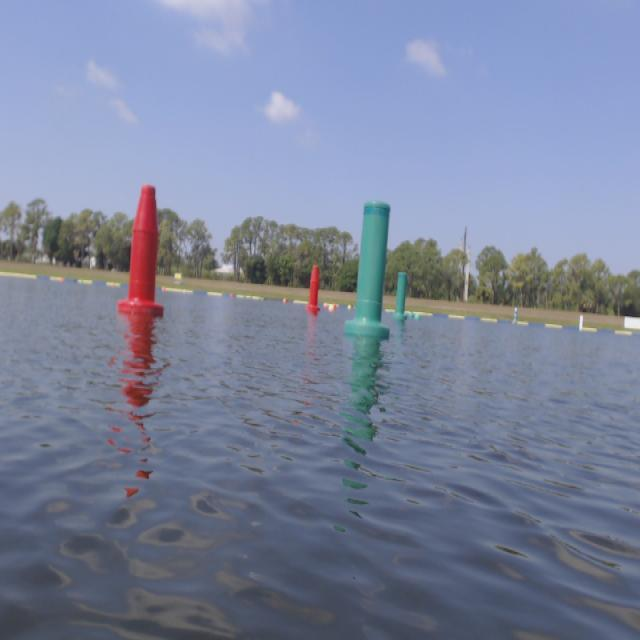
#> input picture URECA Code/Image_Sampling/Test1.jpg, 640 x 640 px
$ python horizon_mask.py   (older library calls are emulated)
#> lines starting #> are read from the running program, lines starting #| are printed output that depends on the picture
import cv2
import numpy as np
import matplotlib.pyplot as plt
import os

def test_preprocessing_filters(image_path):
#> called with image_path = 'URECA Code/Image_Sampling/Test1.jpg'
    image = cv2.imread(image_path)
#> image is the input picture: shape (640, 640, 3); mean B, G, R 156.1, 131.8, 122.5
    if image is None:
        print("Error: Image not found!")
        return

    # gray = cv2.cvtColor(image, cv2.COLOR_BGR2GRAY)

    # --- ACTION 1: ZERO-ORDER DERIVATIVE (Gaussian) ---
    blurred = cv2.GaussianBlur(image, (3,9), 0)
    blurred = cv2.cvtColor(blurred, cv2.COLOR_BGR2RGB)
    # --- ACTION 2: FIRST-ORDER DERIVATIVES (Sobel) ---
    kernel_h = np.array([
        [ 1,  2,  1],
        [ 0,  0,  0],
        [-1, -2, -1]
    ], dtype=np.float32)

    kernel_v = np.array([
        [ 1,  0, -1],
        [ 2,  0, -2],
        [ 1,  0, -1]
    ], dtype=np.float32)

    # 1. Calculate them in PARALLEL on the blurred image
    sobel_horizontal = cv2.filter2D(blurred, cv2.CV_64F, kernel_h)
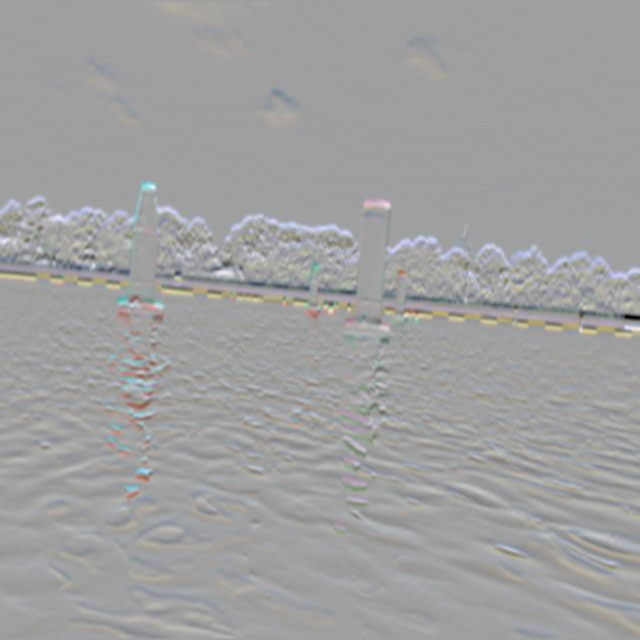
#> sobel_horizontal: shape (640, 640, 3) float64; mean R, G, B 0.9, 1.1, 1.5; drawn with min black and max white
    sobel_vertical = cv2.filter2D(blurred, cv2.CV_64F, kernel_v)
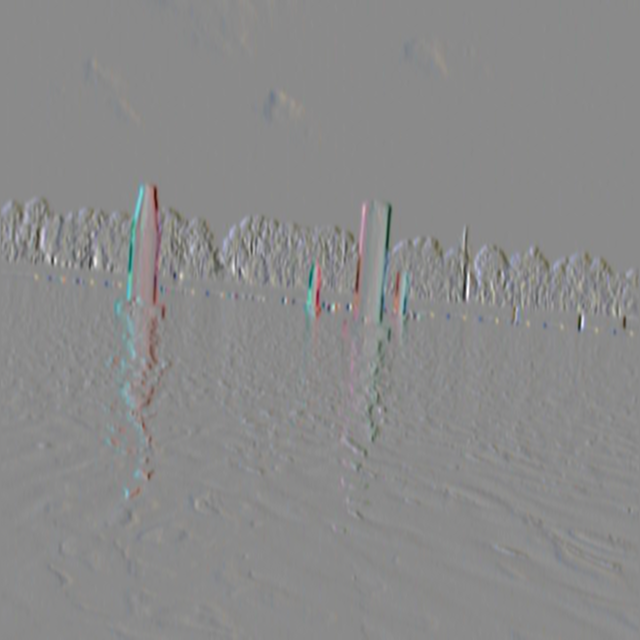
#> sobel_vertical: shape (640, 640, 3) float64; mean R, G, B 0, -0.1, -0.1; drawn with min black and max white

    # 2. Combine them using the L2 Norm (Pythagorean theorem)
    sobel_combined = cv2.magnitude(sobel_horizontal, sobel_vertical)
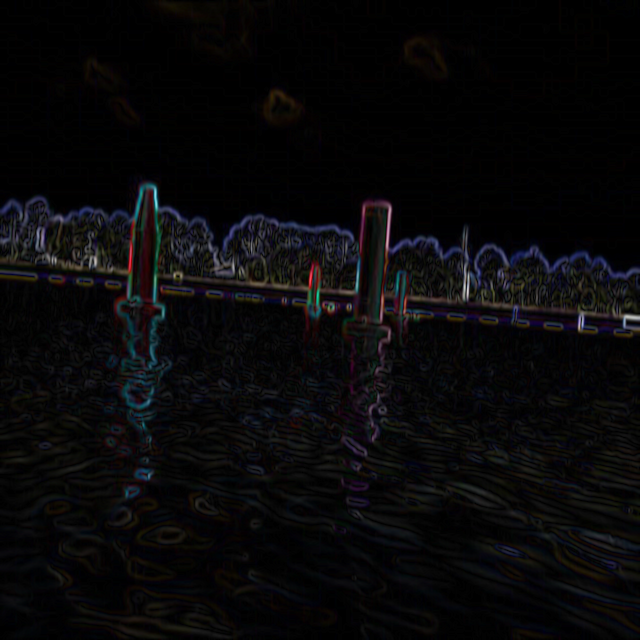
#> sobel_combined: shape (640, 640, 3) float64; mean R, G, B 14.3, 13.5, 15.2; drawn with min black and max white

    # Convert the mathematical outputs back to 8-bit visual images (0-255)
    visual_h = cv2.convertScaleAbs(sobel_horizontal)
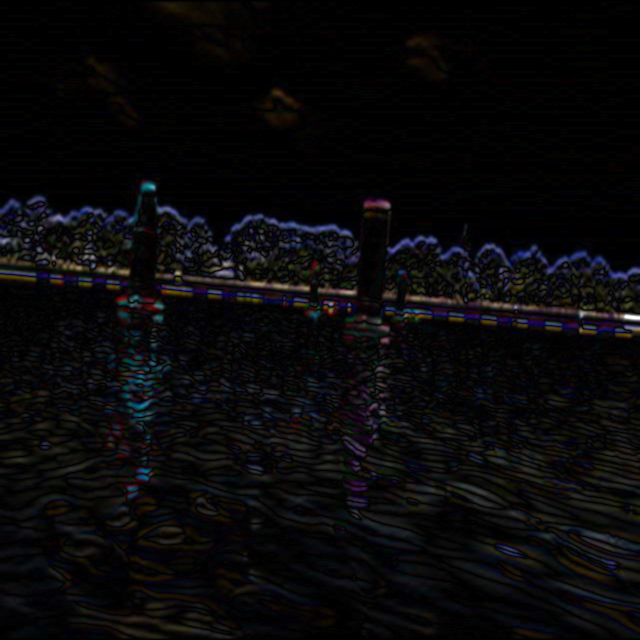
#> visual_h: shape (640, 640, 3); mean R, G, B 9.4, 8.8, 10.1
    visual_v = cv2.convertScaleAbs(sobel_vertical)
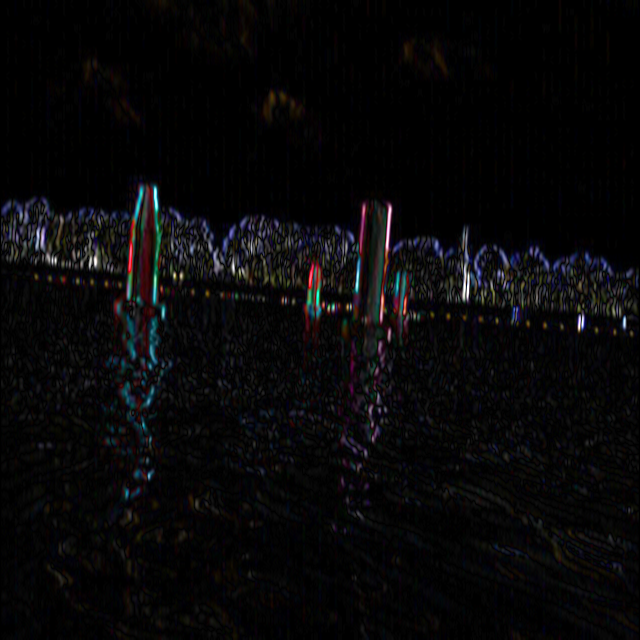
#> visual_v: shape (640, 640, 3); mean R, G, B 8.3, 7.8, 8.8
    visual_c = cv2.convertScaleAbs(sobel_combined)
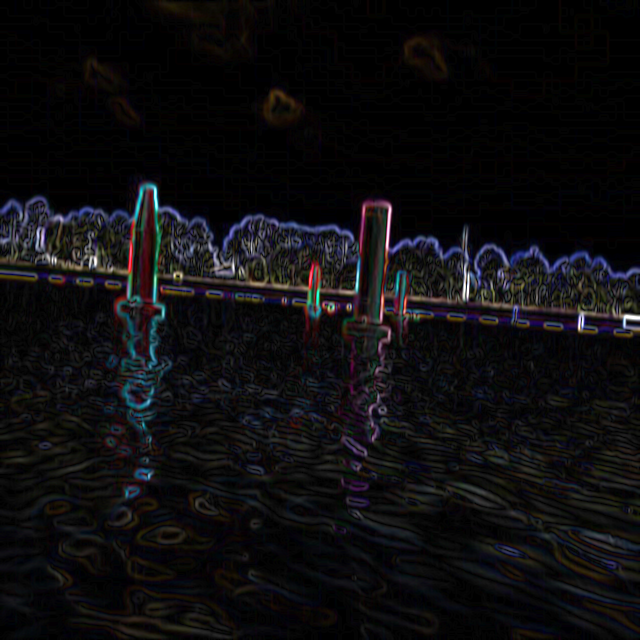
#> visual_c: shape (640, 640, 3); mean R, G, B 14.2, 13.4, 15.2

    # --- PLOT THE RESULTS ---
    fig, axes = plt.subplots(1, 5, figsize=(20, 5))

    axes[0].imshow(cv2.cvtColor(image, cv2.COLOR_BGR2RGB))
    axes[0].set_title('1. Original BGR')
    axes[0].axis('off')

    axes[1].imshow(blurred, cmap='gray')
    axes[1].set_title('2. Gaussian Blur')
    axes[1].axis('off')

    axes[2].imshow(visual_h, cmap='gray')
    axes[2].set_title('3. Horizontal Sobel')
    axes[2].axis('off')

    axes[3].imshow(visual_v, cmap='gray')
    axes[3].set_title('4. Vertical Sobel')
    axes[3].axis('off')

    axes[4].imshow(visual_c, cmap='gray') # FIXED: Plotted to axes[4]
    axes[4].set_title('5. L2 Norm (Unified Edges)')
    axes[4].axis('off')

    plt.tight_layout()
    plt.show()
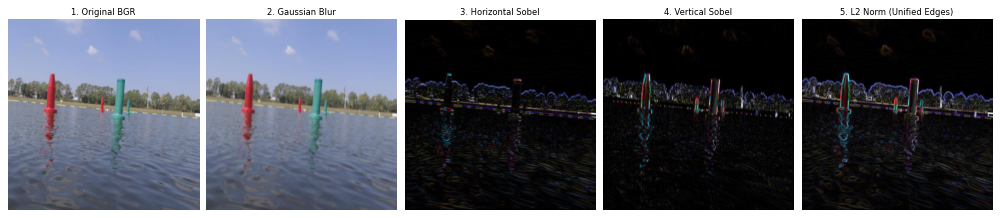
#> figure drawn by matplotlib, 5 panels

if __name__ == "__main__":
    test_image = os.path.join(os.getcwd(), "Test1.jpg")
    test_preprocessing_filters(test_image)

$ run again, with URECA Code/Image_Sampling/Test2.jpg copied over URECA Code/Image_Sampling/Test1.jpg
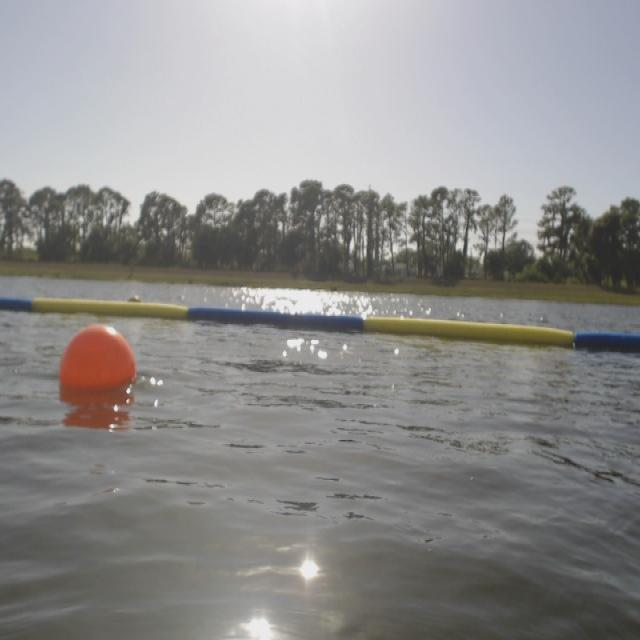
#> input picture URECA Code/Image_Sampling/Test2.jpg, 640 x 640 px
#> in test_preprocessing_filters, image is the input picture: shape (640, 640, 3); mean B, G, R 139.6, 140.7, 141.6
#> in test_preprocessing_filters, `sobel_vertical = cv2.filter2D(blurred, cv2.CV_64F, kernel_v)`:
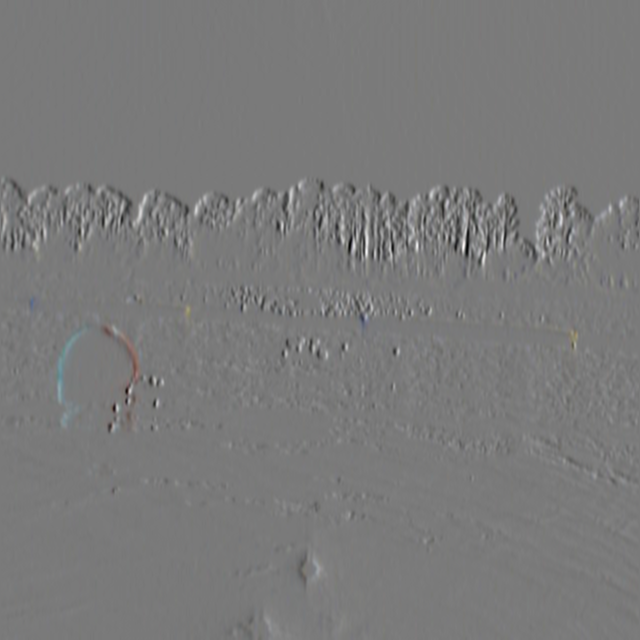
#> sobel_vertical: shape (640, 640, 3) float64; mean R, G, B 0.2, 0.2, 0.2; drawn with min black and max white
#> in test_preprocessing_filters, `visual_c = cv2.convertScaleAbs(sobel_combined)`:
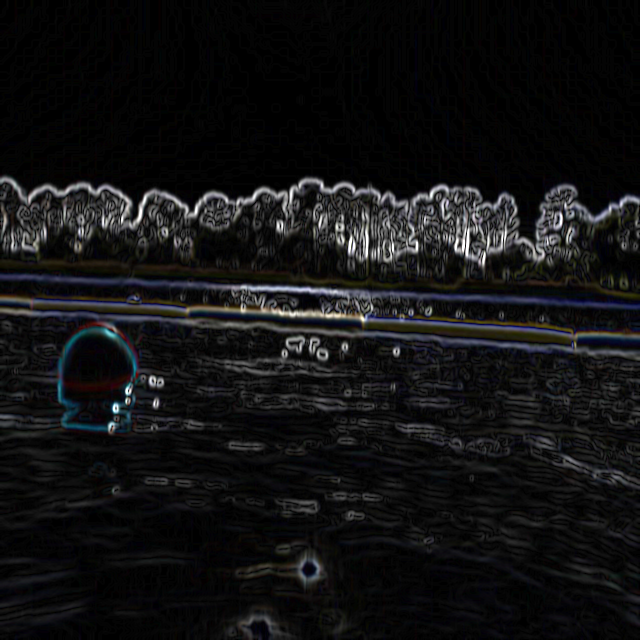
#> visual_c: shape (640, 640, 3); mean R, G, B 18.3, 18.4, 19.1

$ run again, with URECA Code/Image_Sampling/Test3.jpg copied over URECA Code/Image_Sampling/Test1.jpg
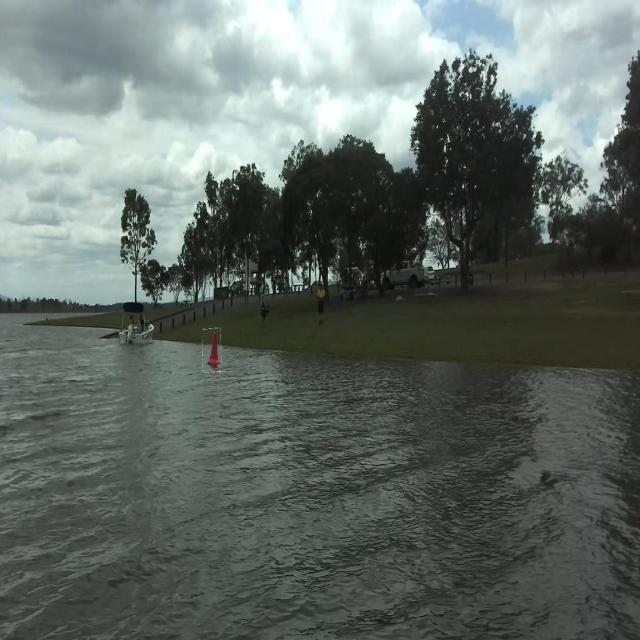
#> input picture URECA Code/Image_Sampling/Test3.jpg, 640 x 640 px
#> in test_preprocessing_filters, image is the input picture: shape (640, 640, 3); mean B, G, R 103.7, 107.7, 99.2
#> in test_preprocessing_filters, `sobel_vertical = cv2.filter2D(blurred, cv2.CV_64F, kernel_v)`:
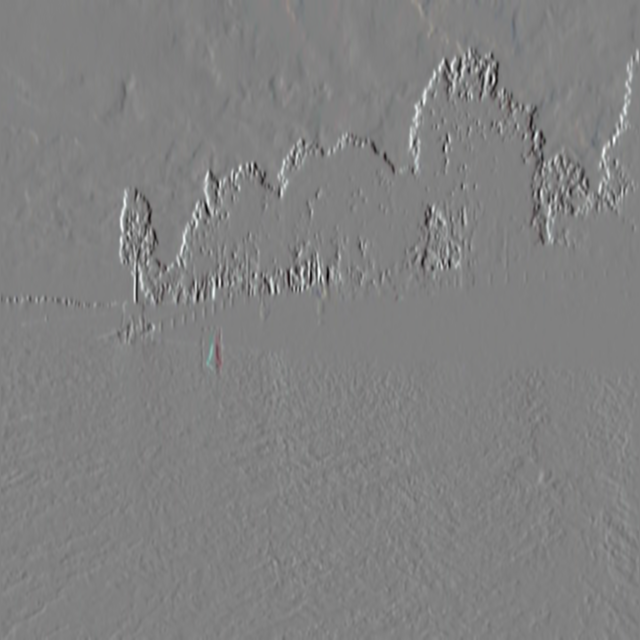
#> sobel_vertical: shape (640, 640, 3) float64; mean R, G, B 0.9, 1, 1; drawn with min black and max white
#> in test_preprocessing_filters, `visual_c = cv2.convertScaleAbs(sobel_combined)`:
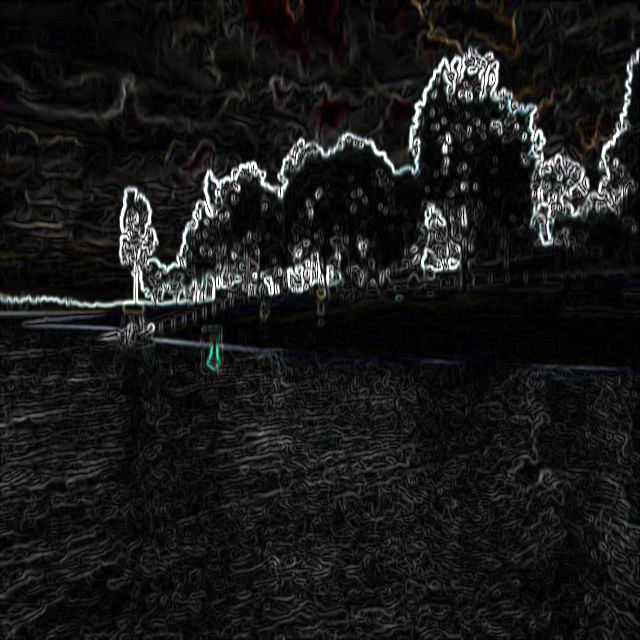
#> visual_c: shape (640, 640, 3); mean R, G, B 24.9, 25.1, 24.9

$ run again, with URECA Code/Image_Sampling/Test4.jpg copied over URECA Code/Image_Sampling/Test1.jpg
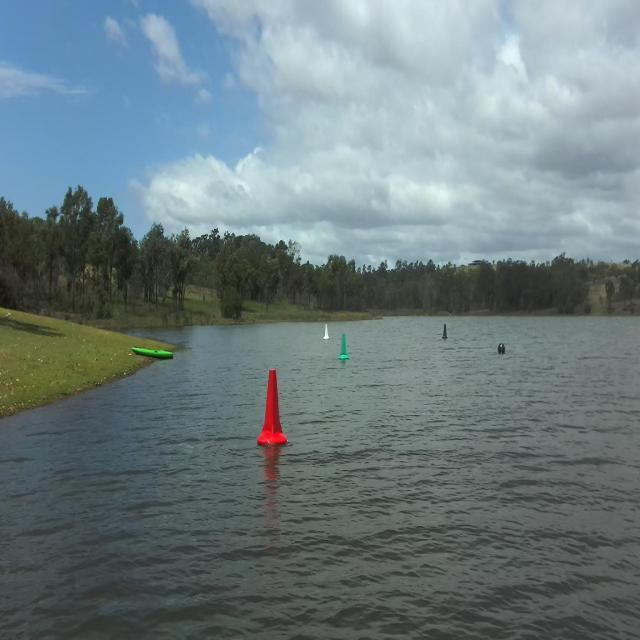
#> input picture URECA Code/Image_Sampling/Test4.jpg, 640 x 640 px
#> in test_preprocessing_filters, image is the input picture: shape (640, 640, 3); mean B, G, R 128.5, 125.1, 109.9
#> in test_preprocessing_filters, `visual_c = cv2.convertScaleAbs(sobel_combined)`:
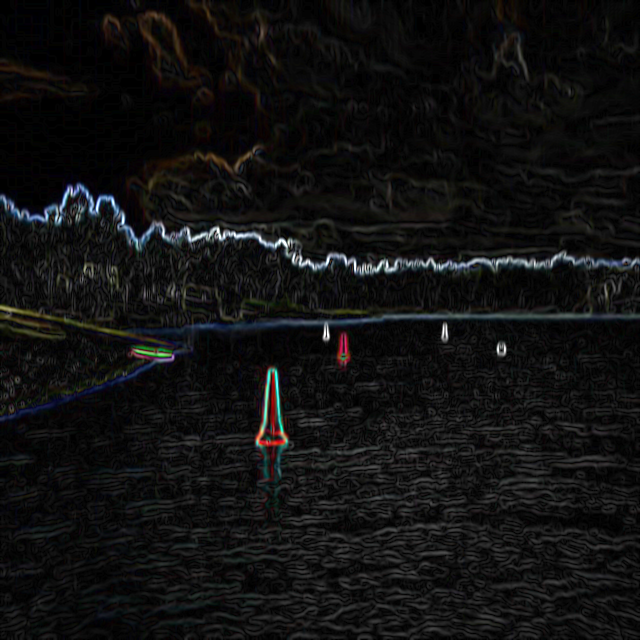
#> visual_c: shape (640, 640, 3); mean R, G, B 16.9, 17, 17
